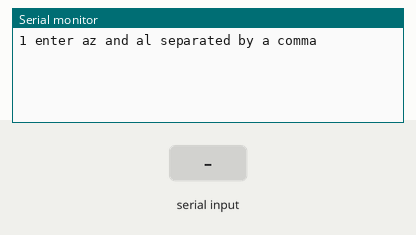
The sketch below on a simulated Arduino Uno, built with avr-gcc and run on an emulated ATmega328P. Shown: the last lines printed to the serial monitor. Inputs (shaded band) come from the test bench.

Above: at 1.2 s.
1.3 s: "90,45\n" received over Serial
At 3.5 s:
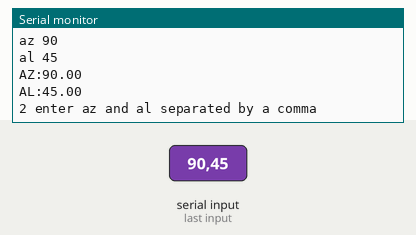
3.8 s: "1,90,45\n" received over Serial
At 5.8 s:
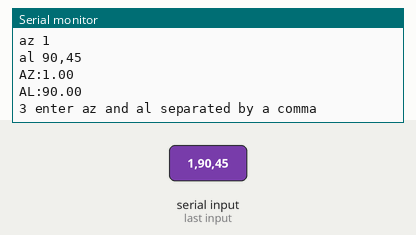

Measured:
- after the input at 1.3 s, the serial monitor: prints a new line after 1.0 s (image 1)
- after the input at 3.8 s, the serial monitor: prints a new line after 1.0 s (image 2)

The sketch:

parseCSV.ino.ino
```cpp
float azimuth;
float altitude;
int readCnt = 0;

void readCSV() {

      // this function expects a series of comma separated values
      // for this demo the sequence of items must be a string, an integer, a float
      // for example testing, 123 , 4567.89
      // spaces around the commas are optional

        // first read severalChars into the array inputSeveral
    ++readCnt;
    Serial.print(readCnt);

    String inputString;
    String az;
    String al;
    Serial.flush();
    Serial.println(" enter az and al separated by a comma");

    while (!Serial.available()) {}
    inputString = Serial.readString();
    Serial.println(inputString);

    int comma = inputString.indexOf(',');
    Serial.print("comma at ");
    Serial.println(comma);
    Serial.println(inputString.length());
    if (comma > 0 && inputString.length() > comma) {
      az = inputString.substring(0,comma);
      Serial.print("az "); Serial.println(az);
      azimuth = az.toFloat();
      al = inputString.substring(comma+1);
      Serial.print("al "); Serial.println(al);
      altitude = al.toFloat();
    }
    Serial.flush();
}

void setup() {
  // put your setup code here, to run once:
  Serial.begin(9600);
}

void loop() {
  // put your main code here, to run repeatedly:
  readCSV();
  Serial.print("AZ:");Serial.println(azimuth);
  Serial.print("AL:");Serial.println(altitude);
}
```
